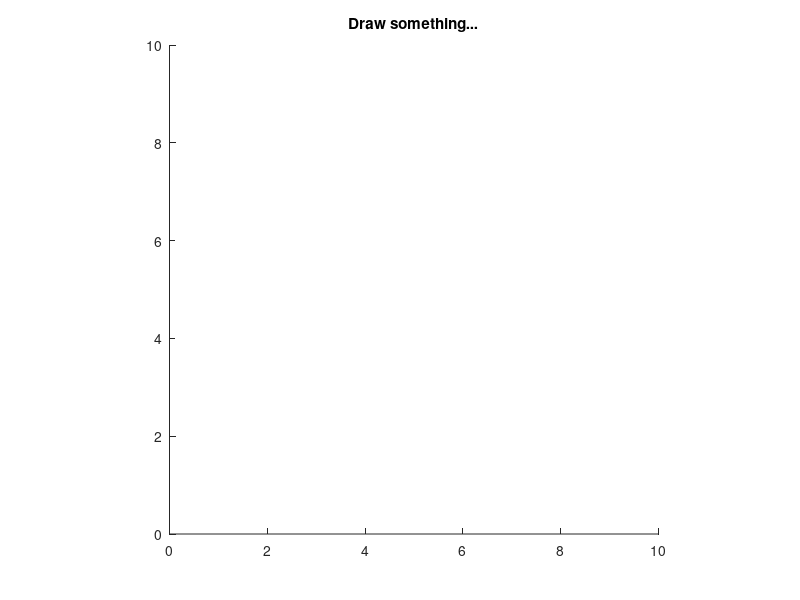

Recreate this plot in MATLAB. (Note: this script raises an error after producing the figure.)
function [x,y,Nx,Ny,idx]=sketchCurveFromPoints(max_points)
    %Set up the window and create the necessary variables
    close all;
    figure(); title('Draw something...'); axis image; xlim([0 10]); ylim([0 10]);
    hold on
    
    %Control point arrays
    xn=[]; yn=[];
    
    %Default value if no input was given.
    if nargin==0
        max_points=5;
    end
    
    %Control point counter
    n=0;
    hold on
    while true
        %Get coordinates from user input
        [x_in,y_in]=ginput(1);
        
        %Close the curve if the maximum amount of points is reached.
        if n==max_points-1
            xn=[xn xn(1)];
            yn=[yn yn(1)];
        %Else just append the new inputs
        else
            xn=[xn x_in];
            yn=[yn y_in];
        end
        
        %Create the line object in the first iteration
        if n==0
            dots=line(xn,yn,'Marker','o','LineStyle','none');
        else
            %Update data otherwise
            set(dots,'XData',xn,'YData',yn);
        end
        
        %With at least 3 points we can start generating splines. 
        if length(xn)== 3 && length(yn) == 3
            pp=csape(1:length(xn),[xn ;yn]);                         %Generate spline coefficients
            points=fnpltHR(pp);
            points=points(:,1:end);
            %Get the actual plot points
            curve=line(points(1,:),points(2,:),'Marker','.','LineStyle','none');%Create the line object that we'll update each iteration.
        elseif length(xn)> 3 && length(yn) > 3 && n < max_points-1
            pp=csape(1:length(xn),[xn ;yn]);
            points=fnpltHR(pp);
            points=points(:,1:end);
            set(curve,'XData',points(1,1:end),'YData',points(2,1:end));
        elseif n==max_points-1
            pp=csape(1:length(xn),[xn ;yn],'periodic');
            points=fnpltHR(pp);
            points=points(:,1:end);
            set(curve,'XData',points(1,1:end),'YData',points(2,1:end)); 
        end     
        drawnow; 
        
        if n==max_points-1
            break
        end
        n=n+1;
    end
    
    %Something very mysterious happens during the interpolation. Around
    %knot-points, we get duplicate (x,y) pairs. This seems to be an
    %artifact of the csape function, or simply because of my own incorrect use. 
    %I will simply remove the duplicates by looking at their value.
    x=points(1,1:end)';
    y=points(2,1:end)';    
    
    duplicates=diff(x) == 0 & diff(y) == 0;
    sum(duplicates)
    x(duplicates)=[];
    y(duplicates)=[];
    
    
    [Nx,Ny,idx]=curveNormals(x,y,1);
    quiver(x(2:end),y(2:end),Nx,Ny);
    
    x=x(2:end);
    y=y(2:end);
    
    hold off
end

